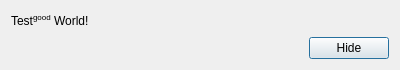
<?xml version="1.0" encoding="UTF-8"?>
<ui version="4.0">
 <class>HelloWorldDialog</class>
 <widget class="QDialog" name="HelloWorldDialog">
  <property name="geometry">
   <rect>
    <x>0</x>
    <y>0</y>
    <width>400</width>
    <height>70</height>
   </rect>
  </property>
  <property name="windowTitle">
   <string>Hello World Extension</string>
  </property>
  <layout class="QGridLayout" name="gridLayout">
   <item row="0" column="0">
    <layout class="QVBoxLayout" name="verticalLayout">
     <item>
      <widget class="QLabel" name="label">
       <property name="text">
        <string>&lt;html&gt;&lt;head/&gt;&lt;body&gt;&lt;p&gt;Test&lt;span style=&quot; vertical-align:super;&quot;&gt;good&lt;/span&gt; World!&lt;/p&gt;&lt;/body&gt;&lt;/html&gt;</string>
       </property>
       <property name="alignment">
        <set>Qt::AlignLeading|Qt::AlignLeft|Qt::AlignVCenter</set>
       </property>
      </widget>
     </item>
     <item>
      <layout class="QHBoxLayout" name="horizontalLayout">
       <item>
        <spacer name="horizontalSpacer">
         <property name="orientation">
          <enum>Qt::Horizontal</enum>
         </property>
         <property name="sizeHint" stdset="0">
          <size>
           <width>40</width>
           <height>20</height>
          </size>
         </property>
        </spacer>
       </item>
       <item>
        <widget class="QPushButton" name="push_hide">
         <property name="text">
          <string>Hide</string>
         </property>
        </widget>
       </item>
      </layout>
     </item>
    </layout>
   </item>
  </layout>
 </widget>
 <resources/>
 <connections/>
</ui>
